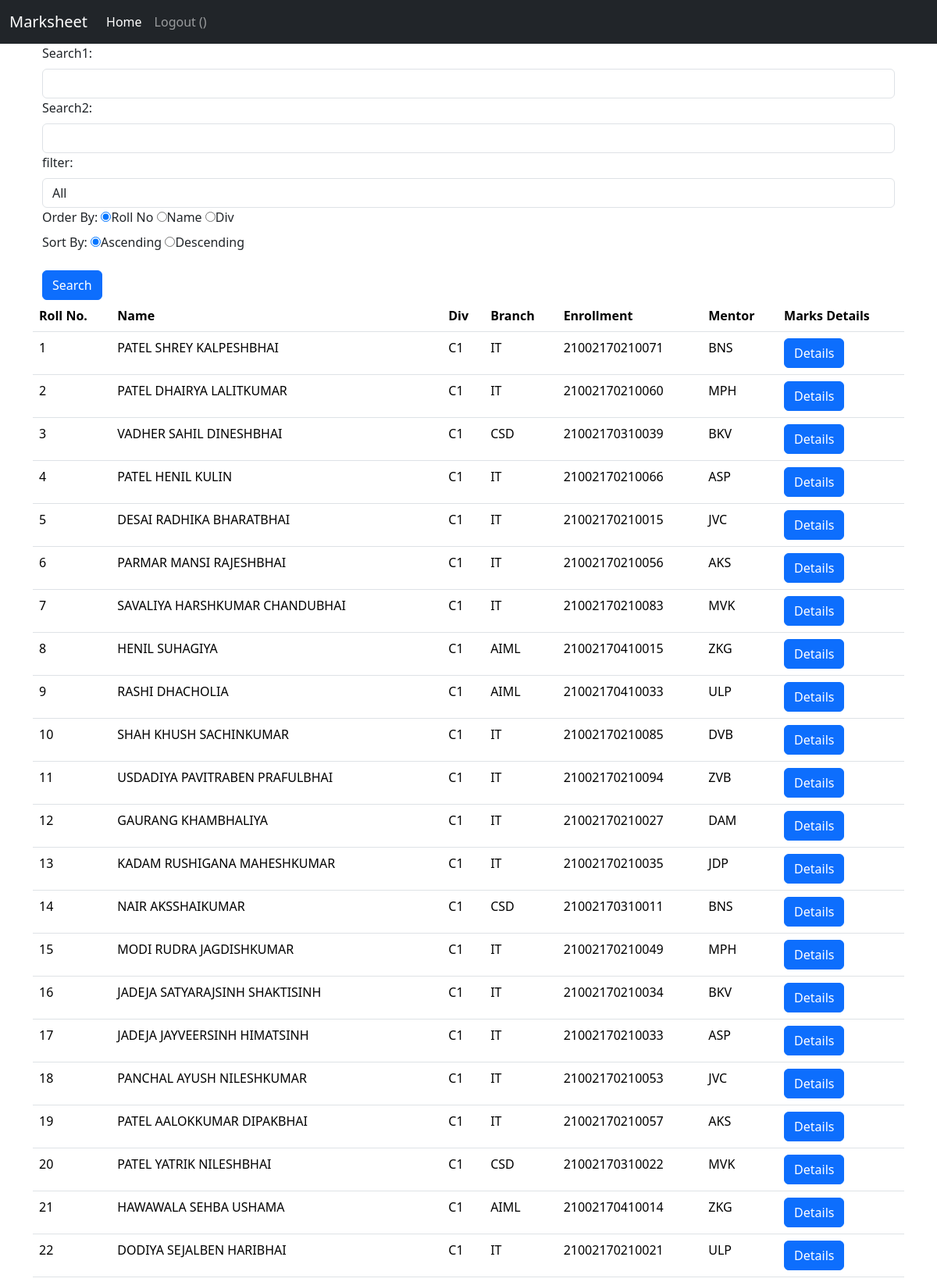
/home/ (upper part), run on the app's committed database.
### marks/models.py (models this page shows, shortened)
class Marksheet(models.Model):
    Roll_No = models.IntegerField()
    Div = models.CharField(max_length=50)
    Mentor= models.CharField(max_length=50)
    Branch= models.CharField(max_length=50)
    Enrollment= models.IntegerField()
    Name= models.CharField(max_length=50)
    DM_T1= models.FloatField()
    DM_T2= models.FloatField()
    DM_T3= models.FloatField()
    DM_T4= models.FloatField()
    FSD_2_T1= models.FloatField()
    FSD_2_T2= models.FloatField()
    FSD_2_T3= models.FloatField()
    FSD_2_T4= models.FloatField()
    TOC_T1=models.FloatField()
    TOC_T2= models.FloatField()
    TOC_T3=models.FloatField()
    TOC_T4= models.FloatField()
    FCSP_2_T1= models.FloatField()
    FCSP_2_T2= models.FloatField()
    FCSP_2_T3= models.FloatField()
    FCSP_2_T4= models.FloatField()
    COA_T1= models.FloatField()
    COA_T2= models.FloatField()
    COA_T3= models.FloatField()
    COA_T4= models.FloatField()

### marks/views.py (the view)
# urls.py: path('home/', views.home, name='home'),
def home(request):
    searchTerm1 = request.GET.get('search1')
    searchTerm2 = request.GET.get('search2')
    Filter = request.GET.get('filter')
    Order = request.GET.get('order')
    Sort = request.GET.get('sort')
    Norder = ''
    if Sort == '0' and Order:
        Norder = '-'+Order
    if searchTerm1 or searchTerm2:
        if searchTerm1 == "":
            searchTerm1 = searchTerm2
        if searchTerm2 == "":
            searchTerm2 = searchTerm1
    if Order:
        if searchTerm1 or searchTerm2:
            if 'All' == Filter:
                marks = Marksheet.objects.filter(Name__icontains=searchTerm1).order_by(
                    Order) | Marksheet.objects.filter(Div__icontains=searchTerm1).order_by(
                    Order) | Marksheet.objects.filter(Roll_No__icontains=searchTerm1).order_by(
                    Order) | Marksheet.objects.filter(Mentor__icontains=searchTerm1).order_by(
                    Order) | Marksheet.objects.filter(Enrollment__icontains=searchTerm1).order_by(
                    Order) | Marksheet.objects.filter(Branch__icontains=searchTerm1).order_by(Order)|Marksheet.objects.filter(Name__icontains=searchTerm2).order_by(
                    Order) | Marksheet.objects.filter(Div__icontains=searchTerm2).order_by(
                    Order) | Marksheet.objects.filter(Roll_No__icontains=searchTerm2).order_by(
                    Order) | Marksheet.objects.filter(Mentor__icontains=searchTerm2).order_by(
                    Order) | Marksheet.objects.filter(Enrollment__icontains=searchTerm2).order_by(
                    Order) | Marksheet.objects.filter(Branch__icontains=searchTerm2).order_by(Order)
            elif 'Name' == Filter:
                marks = Marksheet.objects.filter(
                    Name__icontains=searchTerm1).order_by(Order) | Marksheet.objects.filter(
                    Name__icontains=searchTerm2).order_by(Order)
            elif 'Div' == Filter:
                marks = Marksheet.objects.filter(
                    Div__icontains=searchTerm1).order_by(Order)|Marksheet.objects.filter(
                    Div__icontains=searchTerm2).order_by(Order)
            elif 'Roll_No' == Filter:
                marks = Marksheet.objects.filter(
                    Roll_No__icontains=searchTerm1).order_by(Order)|Marksheet.objects.filter(
                    Roll_No__icontains=searchTerm2).order_by(Order)
            elif 'Mentor' == Filter:
                marks = Marksheet.objects.filter(
                    Mentor__icontains=searchTerm1).order_by(Order)|Marksheet.objects.filter(
                    Mentor__icontains=searchTerm2).order_by(Order)
            elif 'Enrollment' == Filter:
                marks = Marksheet.objects.filter(
                    Enrollment__icontains=searchTerm1).order_by(Order)|Marksheet.objects.filter(
                    Enrollment__icontains=searchTerm2).order_by(Order)
            elif 'Branch' == Filter:
                marks = Marksheet.objects.filter(
                    Branch__icontains=searchTerm1).order_by(Order)|Marksheet.objects.filter(
                    Branch__icontains=searchTerm2).order_by(Order)
        else:
            marks = Marksheet.objects.all().order_by(Order)
    else:
        marks = Marksheet.objects.all().order_by("Roll_No")
    if Sort == '0' and Order:
        marks = marks.order_by(Norder)
    return render(request, 'home.html', {'marks': marks, 'Filter': Filter, 'Order': Order, 'Norder': Norder})

### marks/templates/home.html (shortened to what this page needs)
{% extends "base.html" %}
{% block content %}
<div>
  <div class="container">
    <form action="">
      <div class="mb-3">
        <label class="form-label">Search1:</label>
        <input type="text" name="search1" class="form-control" />
        <label class="form-label">Search2:</label>
        <input type="text" name="search2" class="form-control" />
        <label class="form-label">filter:</label>
        <select name="filter" id="" class="form-control">
            <option value="All">All</option>
        </select>
        <label class="form-label">Order By:</label>
        <label><input type="radio" id="" name="order" value="Roll_No" checked />Roll No</label>
        <label><input type="radio" id="" name="order" value="Name"/>Name</label>
        <label><input type="radio" id="" name="order" value="Div" />Div</label><br>
        <label class="form-label">Sort By:</label>
        <label><input type="radio" id="" name="sort" value="1" checked />Ascending</label>
        <label><input type="radio" id="" name="sort" value="0"/>Descending</label>
      </div>
      <button type="submit" class="btn btn-primary">Search</button>
    </form>
  </div>
  <table class="table">
    <thead>
      <tr>
        <th scope="col">Roll No.</th>
        <th scope="col">Name</th>
        <th scope="col">Div</th>
        <th scope="col">Branch</th>
        <th scope="col">Enrollment</th>
        <th scope="col">Mentor</th>
        <th scope="col">Marks Details</th>
      </tr>
    </thead>
    {% for i in marks %}
    <tbody>
      <tr>
        <td>{{i.Roll_No}}</td>
        <td>{{i.Name}}</td>
        <td>{{i.Div}}</td>
        <td>{{i.Branch}}</td>
        <td>{{i.Enrollment}}</td>
        <td>{{i.Mentor}}</td>
        <td><a href="{% url 'detail' i.id %}" class="btn btn-primary">Details</a></td>
      </tr>
    </tbody>
    {% endfor %}
  </table>
</div>
{% endblock content %}

### data on the page
Marksheet: Roll_No "1", Name "PATEL SHREY KALPESHBHAI", Div "C1", Branch "IT", Enrollment "21002170210071", Mentor "BNS"
Marksheet: Roll_No "2", Name "PATEL DHAIRYA LALITKUMAR", Div "C1", Branch "IT", Enrollment "21002170210060", Mentor "MPH"
Marksheet: Roll_No "3", Name "VADHER SAHIL DINESHBHAI", Div "C1", Branch "CSD", Enrollment "21002170310039", Mentor "BKV"
Marksheet: Roll_No "4", Name "PATEL HENIL KULIN", Div "C1", Branch "IT", Enrollment "21002170210066", Mentor "ASP"
Marksheet: Roll_No "5", Name "DESAI RADHIKA BHARATBHAI", Div "C1", Branch "IT", Enrollment "21002170210015", Mentor "JVC"
Marksheet: Roll_No "6", Name "PARMAR MANSI RAJESHBHAI", Div "C1", Branch "IT", Enrollment "21002170210056", Mentor "AKS"
Marksheet: Roll_No "7", Name "SAVALIYA HARSHKUMAR CHANDUBHAI", Div "C1", Branch "IT", Enrollment "21002170210083", Mentor "MVK"
Marksheet: Roll_No "8", Name "HENIL SUHAGIYA", Div "C1", Branch "AIML", Enrollment "21002170410015", Mentor "ZKG"
Marksheet: Roll_No "9", Name "RASHI DHACHOLIA", Div "C1", Branch "AIML", Enrollment "21002170410033", Mentor "ULP"
Marksheet: Roll_No "10", Name "SHAH KHUSH SACHINKUMAR", Div "C1", Branch "IT", Enrollment "21002170210085", Mentor "DVB"
Marksheet: Roll_No "11", Name "USDADIYA PAVITRABEN PRAFULBHAI", Div "C1", Branch "IT", Enrollment "21002170210094", Mentor "ZVB"
Marksheet: Roll_No "12", Name "GAURANG KHAMBHALIYA", Div "C1", Branch "IT", Enrollment "21002170210027", Mentor "DAM"
Marksheet: Roll_No "13", Name "KADAM RUSHIGANA MAHESHKUMAR", Div "C1", Branch "IT", Enrollment "21002170210035", Mentor "JDP"
Marksheet: Roll_No "14", Name "NAIR AKSSHAIKUMAR", Div "C1", Branch "CSD", Enrollment "21002170310011", Mentor "BNS"
Marksheet: Roll_No "15", Name "MODI RUDRA JAGDISHKUMAR", Div "C1", Branch "IT", Enrollment "21002170210049", Mentor "MPH"
Marksheet: Roll_No "16", Name "JADEJA SATYARAJSINH SHAKTISINH", Div "C1", Branch "IT", Enrollment "21002170210034", Mentor "BKV"
Marksheet: Roll_No "17", Name "JADEJA JAYVEERSINH HIMATSINH", Div "C1", Branch "IT", Enrollment "21002170210033", Mentor "ASP"
Marksheet: Roll_No "18", Name "PANCHAL AYUSH NILESHKUMAR", Div "C1", Branch "IT", Enrollment "21002170210053", Mentor "JVC"
Marksheet: Roll_No "19", Name "PATEL AALOKKUMAR DIPAKBHAI", Div "C1", Branch "IT", Enrollment "21002170210057", Mentor "AKS"
Marksheet: Roll_No "20", Name "PATEL YATRIK NILESHBHAI", Div "C1", Branch "CSD", Enrollment "21002170310022", Mentor "MVK"
Marksheet: Roll_No "21", Name "HAWAWALA SEHBA USHAMA", Div "C1", Branch "AIML", Enrollment "21002170410014", Mentor "ZKG"
Marksheet: Roll_No "22", Name "DODIYA SEJALBEN HARIBHAI", Div "C1", Branch "IT", Enrollment "21002170210021", Mentor "ULP"
